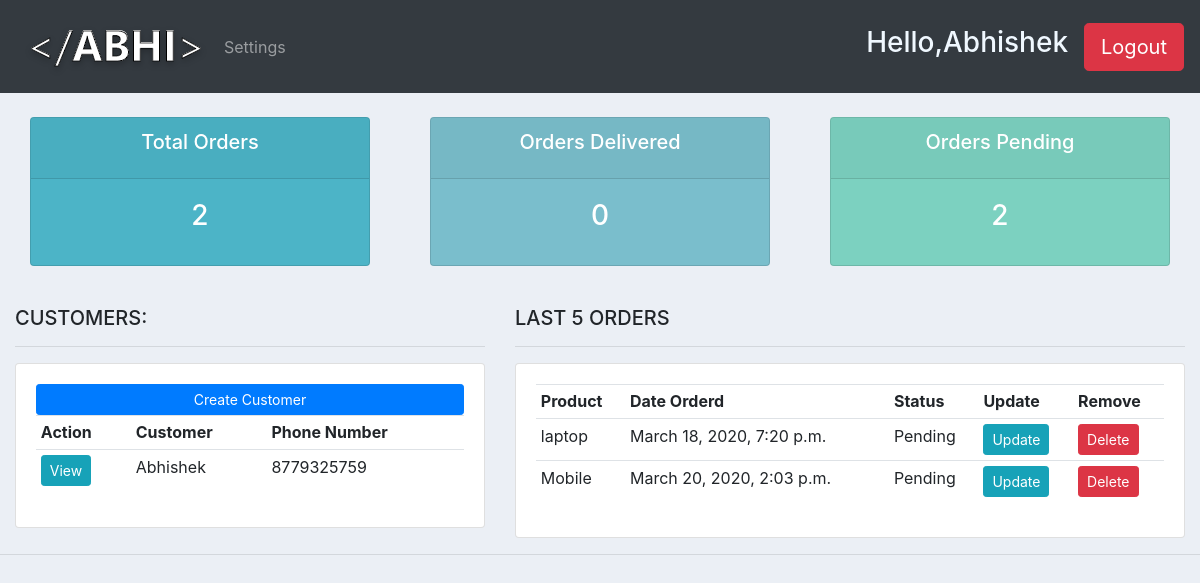
The page / (signed in) on the database its author committed.
### accounts/models.py (models this page shows, shortened)
class Customer(models.Model):
    user = models.OneToOneField(User,null= True,blank=True, on_delete=models.CASCADE)
    name = models.CharField(max_length=50, null =True)
    phone = models.CharField(max_length=50, null =True)
    email = models.CharField(max_length=50, null =True)
    profile_pic = models.ImageField(default ="logoo.png",null=True,blank =True)
    date_created = models.DateTimeField(auto_now_add=True, null = True)

class Order(models.Model):
    STATUS =(
        ('Pending','Pending'),
        ('Out For Delivery','Out For Delivery'),
        ('Delivered','Delivered'),
    )
    customer = models.ForeignKey(Customer,null=True, on_delete=models.SET_NULL)   #each customer will have orders and Products
    product = models.ForeignKey(Product,null=True, on_delete=models.SET_NULL)
    date_created = models.DateTimeField(auto_now_add=True, null = True)
    status = models.CharField(max_length=50, null =True,choices =STATUS)
    note = models.CharField(max_length=50, null =True)

class Product(models.Model):
    CATEGORY = (
        ('Indoor','Indoor'),
        ('Outdoor','Outdoor'),
    )
    name = models.CharField(max_length=50, null =True)
    price = models.FloatField(null = True)
    category = models.CharField(max_length=50, null =True,choices =CATEGORY)
    description = models.CharField(max_length=50, null =True,blank=True )
    date_created = models.DateTimeField(auto_now_add=True, null = True)
    tag = models.ManyToManyField(Tag)
    def __str__(self):
        return self.name

### accounts/views.py (the view)
# urls.py: path('',views.home,name="home"),
@login_required(login_url='login')
def home(request):
    customers = Customer.objects.all()
    products = Product.objects.all()
    orders = Order.objects.all()
    total_orders = orders.count()   #count() to get the count of total orders
    delivered = orders.filter(status = 'Delivered').count() #to get count of orders based on status
    pending = orders.filter(status = 'Pending').count()  #to get count of orders based on status
    context ={'customers':customers,'products':products,'orders':orders,'total_orders':total_orders,'delivered':delivered,'pending':pending}
    return render(request,'accounts/dashboard.html',context)

### accounts/templates/accounts/dashboard.html (shortened to what this page needs)
{%  extends 'accounts/main.html' %}
{% block content %}
{%  include 'accounts/status.html' %}
<br>
<div class="row">
	<div class="col-md-5">
		<h5>CUSTOMERS:</h5>
		<hr>
		<div class="card card-body">
			<a class="btn btn-primary  btn-sm btn-block" href="">Create Customer</a>
			<table class="table table-sm">
				<tr>
					<th>Action</th>
					<th>Customer</th>
					<th>Phone Number</th>
				</tr>
				{% for customer in customers %}
				<tr>
					<td><a class="btn btn-sm btn-info" href="{% url 'customer' customer.id %}">View</a></td>
					<td>{{customer.name}}</td>
					<td>{{customer.phone}}</td>
				</tr>
				{% endfor %}
			</table>
		</div>
	</div>
	<div class="col-md-7">
		<h5>LAST 5 ORDERS</h5>
		<hr>
		<div class="card card-body">
			<table class="table table-sm">
				<tr>
					<th>Product</th>
					<th>Date Orderd</th>
					<th>Status</th>
					<th>Update</th>
					<th>Remove</th>
				</tr>
				{% for order in orders %}
				<tr>
					<td>{{order.product}}</td>
					<td>{{order.date_created}}</td>
					<td>{{order.status}}</td>
					<td><a class="btn btn-sm btn-info" href="{% url 'update_order' order.id %}">Update</a></td>
					<td><a class="btn btn-sm btn-danger" href="{% url 'delete_order' order.id %}">Delete</a></td>
				</tr>
				{% endfor %}
			</table>
		</div>
	</div>
</div>
{% endblock %}

### accounts/templates/accounts/main.html (shortened to what this page needs)
{% load static %}
<!DOCTYPE html>
<html>
<head>
	<link rel="stylesheet" href="https://stackpath.bootstrapcdn.com/bootstrap/4.3.1/css/bootstrap.min.css">
	<link rel="stylesheet" href="{% static '/css/main.css' %}">
</head>
<body>
	{%  include 'accounts/navbar.html' %}
	<div class="container-fluid">
	{% block content %}
	{% endblock %}
    </div>
	<hr>
</body>
</html>

### accounts/templates/accounts/navbar.html (shortened to what this page needs)
{% load static %}
<nav class="navbar navbar-expand-lg navbar-dark bg-dark">
  <img src="{% static 'img/logoo.png' %}" alt="Logo">
  <div class="collapse navbar-collapse" id="navbarNav">
    <ul class="navbar-nav">
      {% if request.user.is_staff %}
      <li class="nav-item active">
        <a class="nav-link" href="{% url 'home' %}">Dashboard</a>
      </li>
      <li class="nav-item">
        <a class="nav-link" href="{% url 'product' %}">Products</a>
      </li>
      {% else %}
      <li class="nav-item">
        <a class="nav-link" href="{% url 'settings' %}">Settings</a>
      </li>
      {% endif %}
    </ul>
  </div>
<div class="mr-2">
  <span><h3 style="color: aliceblue;" >Hello,{{request.user.first_name}} </h3></span>
    </div>
  <div class="ml-2">
    <span><a class="btn btn-lg btn-danger" href="{% url 'logout' %}">Logout</a></span>
  </div>
</nav>

### accounts/templates/accounts/status.html
<br>
<div class="row">
	<div class="col">
		<div class="col-md">
			<div class="card text-center text-white  mb-3" id="total-orders">
			  	<div class="card-header">
			  		<h5 class="card-title">Total Orders</h5>
			  	</div>
			  	<div class="card-body">
			    	<h3 class="card-title">{{total_orders}}</h3>
			  	</div>
			</div>
		</div>
	</div>
	<div class="col">
		<div class="col-md">
			<div class="card text-center text-white  mb-3" id="orders-delivered">
			  	<div class="card-header">
			  		<h5 class="card-title">Orders Delivered</h5>
			  	</div>
			  	<div class="card-body">
			    	<h3 class="card-title">{{delivered}}</h3>
			  	</div>
			</div>
		</div>
	</div>
	<div class="col">
		<div class="col-md">
			<div class="card text-center text-white  mb-3" id="orders-pending">
			  	<div class="card-header">
			  		<h5 class="card-title">Orders Pending</h5>
			  	</div>
			  	<div class="card-body">
			    	<h3 class="card-title">{{pending}}</h3>
			  	</div>
			</div>
		</div>
	</div>
</div>

### static/css/main.css (style rules this page uses)
body { background-color: #ebeff5; }
#total-orders { background-color: #4cb4c7; }
#orders-delivered { background-color: #7abecc; }
#orders-pending { background-color: #7CD1C0; }

### rows shown on the page
Customer: name "Abhishek", phone "8779325759"
Order: product "laptop", date_created "March 18, 2020, 7:20 p.m.", status "Pending"
Order: product "Mobile", date_created "March 20, 2020, 2:03 p.m.", status "Pending"

### other values the page prints
{{ request.user.first_name }} "Abhishek"
{{ total_orders }} "2"
{{ delivered }} "0"
{{ pending }} "2"
